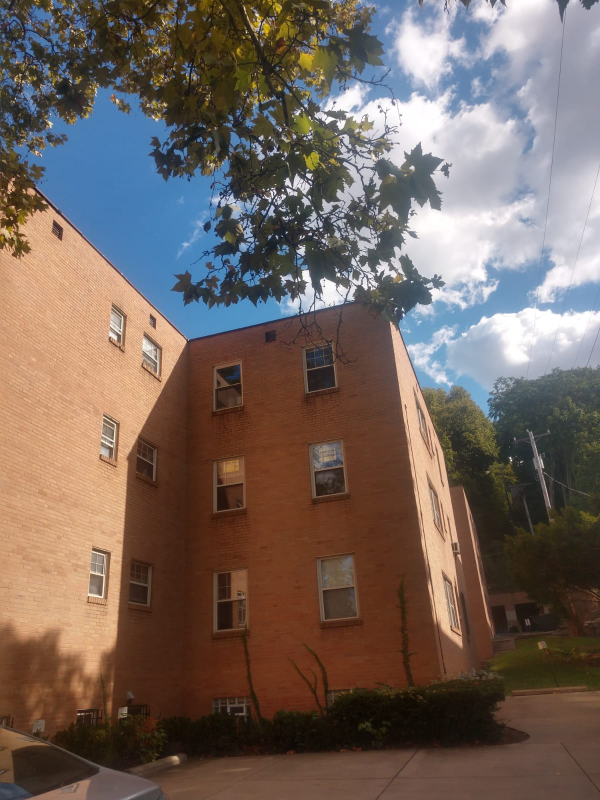
#> input picture HW2/ec/p1left.jpeg, 1200 x 1600 px, given in place of sun_aztvjgubyrgvirup.jpg, which was not available (shown at 1/2 size)
$ python main.py
#> lines starting #> are read from the running program, lines starting #| are printed output that depends on the picture; pictures that were not available may be replaced by others from this repository, and a replacement may not be noted
#> further down, img is the input picture: PIL image 1200x1600 RGB; mean R, G, B 115.6, 100.7, 93.2
### HW1/visual_words.py
import os, multiprocessing
from os.path import join, isfile

import numpy as np
from PIL import Image
import scipy.ndimage
import skimage.color
from sklearn.cluster import KMeans
import random


def extract_filter_responses(opts, img):
    '''
    Extracts the filter responses for the given image.

    [input]
    * opts    : options
    * img    : numpy.ndarray of shape (H,W) or (H,W,3)
    [output]
    * filter_responses: numpy.ndarray of shape (H,W,3F)
    '''

    filter_scales = opts.filter_scales

    if len(img.shape)==2:
        img=np.dstack((img,img,img))


    modified_img=skimage.color.rgb2lab(img)
#> modified_img: shape (1600, 1200, 3) float32; mean of channels 0, 1, 2 43.1, 6.6, 7.6

    r_channel=modified_img[:,:,0]
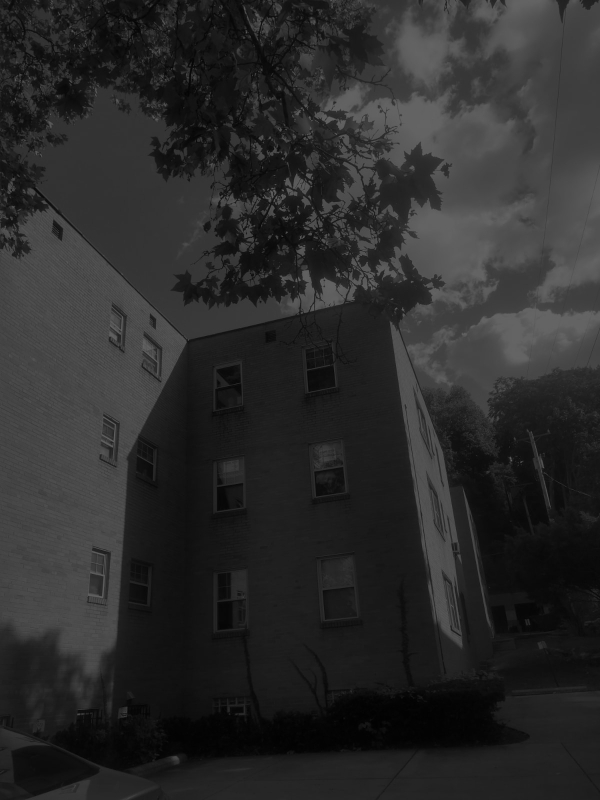
#> r_channel: shape (1600, 1200) float32 (shown at 1/2 size); min 1.51, max 100, mean 43.1
    g_channel=modified_img[:, :,1]
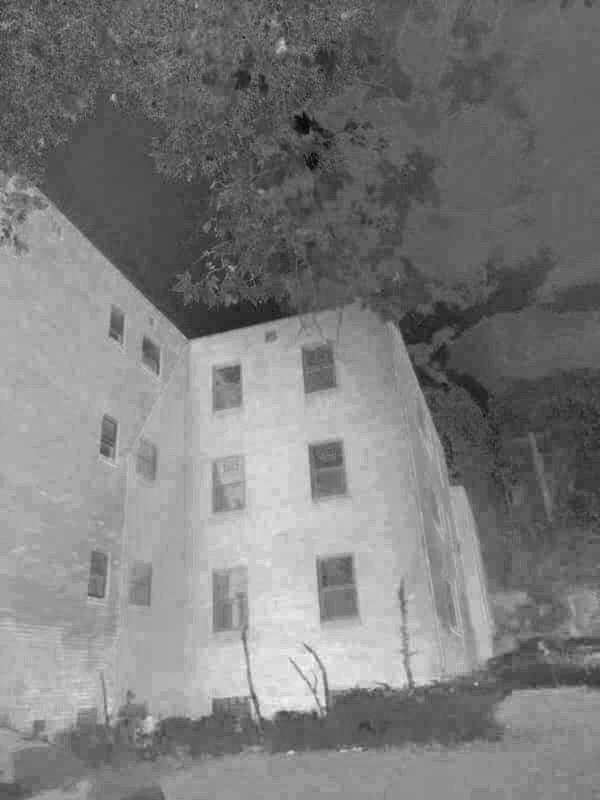
#> g_channel: shape (1600, 1200) float32 (shown at 1/2 size); min -14.27, max 28.33, mean 6.6; drawn with min black and max white
    b_channel=modified_img[:, : ,2]
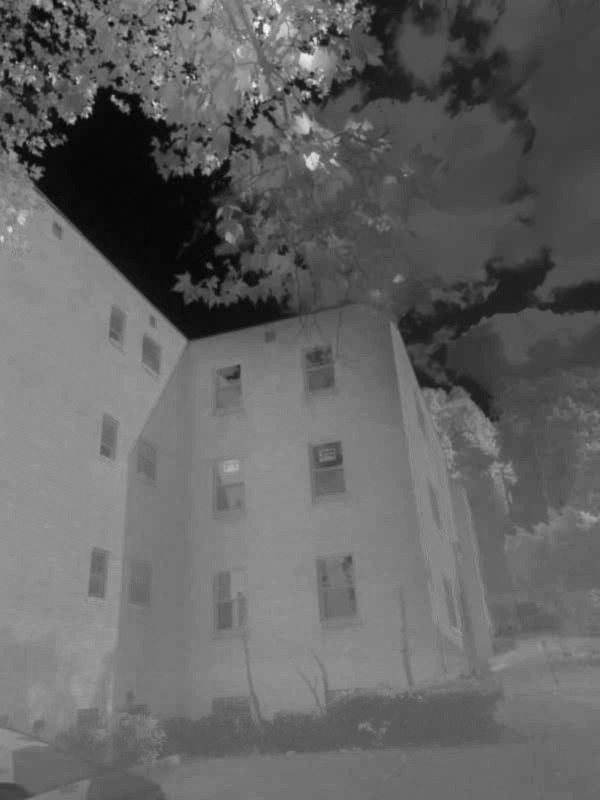
#> b_channel: shape (1600, 1200) float32 (shown at 1/2 size); min -39.22, max 79.54, mean 7.6; drawn with min black and max white


    g=[]
    for i in range(len(filter_scales)):
        modified_r_channel=scipy.ndimage.gaussian_filter(r_channel, filter_scales[i])
        modified_g_channel=scipy.ndimage.gaussian_filter(g_channel, filter_scales[i])
        modified_b_channel=scipy.ndimage.gaussian_filter(b_channel, filter_scales[i])

        modified_r_dog_X=scipy.ndimage.gaussian_filter(r_channel, filter_scales[i],(0,1))
        modified_g_dog_X=scipy.ndimage.gaussian_filter(g_channel, filter_scales[i], (0,1))
        modified_b_dog_X=scipy.ndimage.gaussian_filter(b_channel, filter_scales[i], (0,1))

        modified_r_dog_Y=scipy.ndimage.gaussian_filter(r_channel, filter_scales[i],(1,0))
        modified_g_dog_Y=scipy.ndimage.gaussian_filter(g_channel, filter_scales[i], (1,0))
        modified_b_dog_Y=scipy.ndimage.gaussian_filter(b_channel, filter_scales[i], (1,0))

        modified_r_log=scipy.ndimage.gaussian_laplace(r_channel, filter_scales[i])
        modified_g_log=scipy.ndimage.gaussian_laplace(g_channel, filter_scales[i])
        modified_b_log=scipy.ndimage.gaussian_laplace(b_channel, filter_scales[i])


        a=np.dstack((modified_r_channel, modified_g_channel, modified_b_channel))
        b=np.dstack((modified_r_dog_X, modified_g_dog_X, modified_b_dog_X))
        c=np.dstack((modified_r_dog_Y, modified_g_dog_Y, modified_b_dog_Y))
        d=np.dstack((modified_r_log, modified_g_log, modified_b_log))
        filter_response=np.dstack((a,b,c,d))
        g.append(filter_response)
#> this loop made 3 passes
#> pass 1, in extract_filter_responses, `modified_r_dog_X=scipy.ndimage.gaussian_filter(r_channel, filter_scale..`:
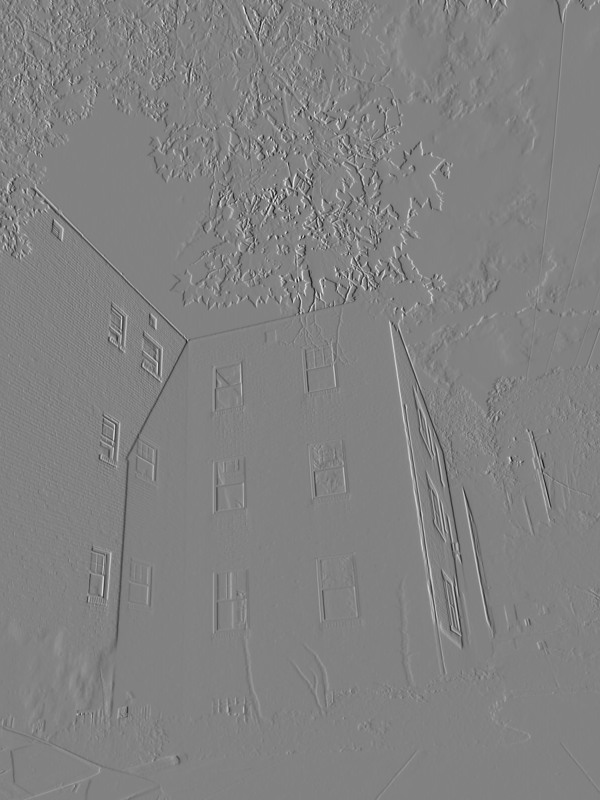
#> modified_r_dog_X: shape (1600, 1200) float32 (shown at 1/2 size); min -24.07, max 23.19, mean 0; drawn with min black and max white
#> after the loop, g = 3 items


    filter_responses=np.dstack(g)

    # ----- TODO -----
    return filter_responses

# [26 lines left out: function compute_dictionary_one_image, not called in this run]

def compute_dictionary(opts, n_worker=1):
    '''
    Creates the dictionary of visual words by clustering using k-means.

    [input]
    * opts         : options
    * n_worker     : number of workers to process in parallel

    [saved]
    * dictionary : numpy.ndarray of shape (K,3F)
    '''

    data_dir = opts.data_dir
    feat_dir = opts.feat_dir
    out_dir = opts.out_dir
    K = opts.K
    train_files = open(join(data_dir, 'train_files.txt')).read().splitlines()

    # ----- TODO -----
    m=[]
    for i in range(len(train_files)):

        img_path = join(opts.data_dir, train_files[i])
        img = Image.open(img_path)
        img = np.array(img).astype(np.float32)/255
        re=compute_dictionary_one_image(opts, img)
        m.append(re)

    m=np.array(m)
    n=m.shape[0]*m.shape[1]
    final_response=m.reshape((n,-1))

    kmeans=KMeans(n_clusters=K).fit(final_response)


    ## example code snippet to save the dictionary
    np.save(join(out_dir, 'dictionary.npy'), kmeans.cluster_centers_)

# [22 lines left out: function get_visual_words, not called in this run]


    # ----- TODO -----


### HW1/util.py
import numpy as np
import matplotlib.pyplot as plt
import multiprocessing

def get_num_CPU():
    '''
    Counts the number of CPUs available in the machine.
    '''
    return multiprocessing.cpu_count()

def display_filter_responses(opts, response_maps):
    '''
    Visualizes the filter response maps.

    [input]
    * response_maps: a numpy.ndarray of shape (H,W,3F)
    '''

    n_scale = len(opts.filter_scales)
    plt.figure(1)

    for i in range(n_scale*4):
        plt.subplot(n_scale, 4, i+1)
        resp = response_maps[:, :, i*3:i*3 + 3]
        resp_min = resp.min(axis=(0,1), keepdims=True)
        resp_max = resp.max(axis=(0,1), keepdims=True)
        resp = (resp - resp_min)/(resp_max - resp_min)
        plt.imshow(resp)
        plt.axis("off")
#> this loop made 12 passes
#> (resp_min, resp_max) on passes 1 to 12: ([[2.02, -13.42, -37.64]], [[100, 26.85, 76.64]]), ([[-24.07, -4.38, -17.55]], [[23.19, 4.51, 16.68]]), ([[-22.64, -5.2, -15.91]], [[22.15, 5.12, 15.85]]), ([[-38.43, -7.12, -19.64]], [[33.75, 5.46, 13.47]]), ([[2.19, -13.03, -36.74]], [[100, 26.34, 74.11]]), ([[-15.04, -3.74, -14.06]], [[15.31, 3.49, 13.47]]), ([[-14.6, -3.91, -13.39]], [[14.23, 3.55, 12.87]]), ([[-17.23, -3.63, -11.12]], [[13.49, 3.6, 8.93]]), ([[2.35, -12.71, -35.95]], [[100, 26.09, 71.93]]), ([[-11.13, -3.24, -10.89]], [[11.15, 2.9, 11.46]]), ([[-10.59, -3.12, -10.98]], [[10.52, 2.95, 11.03]]), ([[-8.96, -1.98, -7.5]], [[7.61, 2.08, 5.59]])
#> pass 1, in display_filter_responses, `resp = response_maps[:, :, i*3:i*3 + 3]`:
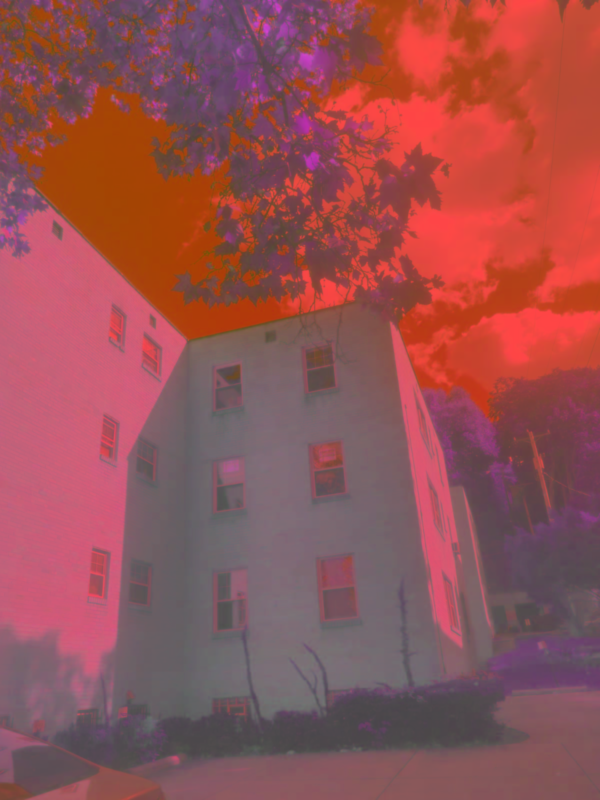
#> resp: shape (1600, 1200, 3) float32 (shown at 1/2 size); mean of channels 0, 1, 2 43.1, 6.6, 7.6; drawn with min black and max white
#> after the loop:
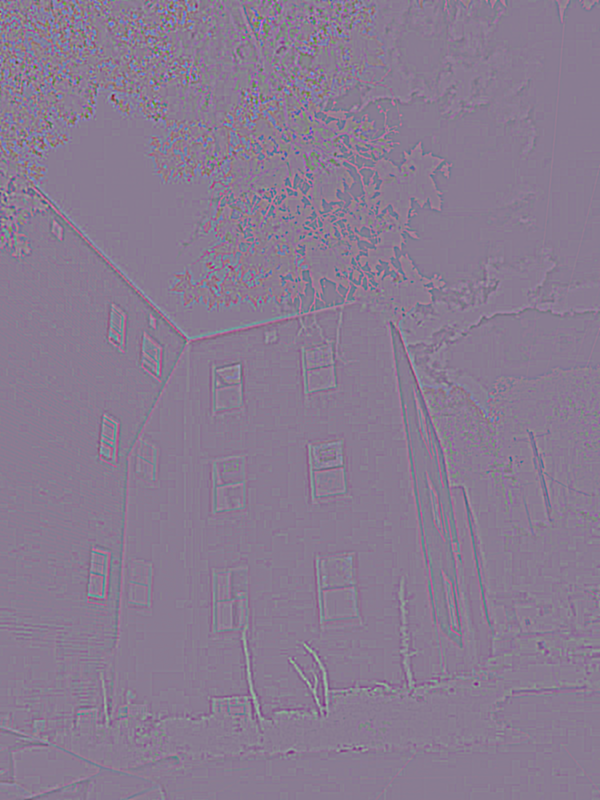
#> resp: shape (1600, 1200, 3) float32 (shown at 1/2 size); mean of channels 0, 1, 2 0.545, 0.49, 0.57; drawn as R, G, B

    plt.subplots_adjust(left=0.05,right=0.95,top=0.95,bottom=0.05,wspace=0.05,hspace=0.05)
    plt.show()
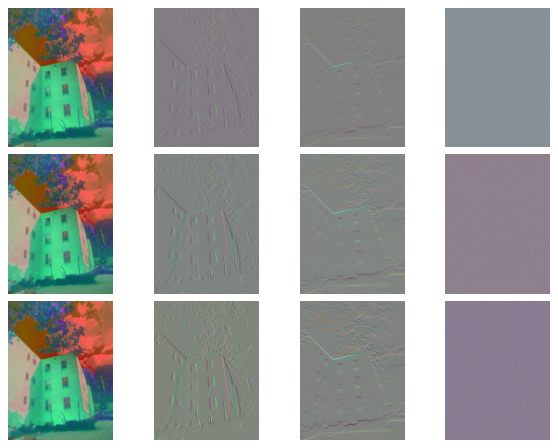
#> figure drawn by matplotlib, 12 panels

# [8 lines left out: function visualize_wordmap, not called in this run]

### HW1/opts.py
'''
Hyperparameters wrapped in argparse
This file contains most of tuanable parameters for this homework
You are asked to play around with them for Q3.1
It is recommended that you leave them as they are before getting to Q3.1

You can change the values by changing their default fields or by command-line
arguments. For example, "python main.py --filter-scales 2 5 --K 50"
'''

import argparse

def get_opts():
    parser = argparse.ArgumentParser(description='16-720 HW1: Scene Recognition')

    ## Paths
    parser.add_argument('--data-dir', type=str, default='../data',
                        help='data folder')
    parser.add_argument('--feat-dir', type=str, default='../feat',
                        help='feature folder')
    parser.add_argument('--out-dir', type=str, default='.',
                        help='output folder')

    ## Visual words (requires tuning)
    parser.add_argument('--filter-scales', nargs='+', type=float,
                        default=[1, 1.5, 2],
                        help='a list of scales for all the filters')
    parser.add_argument('--K', type=int, default=10,
                        help='# of words')
    parser.add_argument('--alpha', type=int, default=25,
                        help='Using only a subset of alpha pixels in each image')

    ## Recognition system (requires tuning)
    parser.add_argument('--L', type=int, default=1,
                        help='# of layers in spatial pyramid matching (SPM)')

    ## Additional options (add your own hyperparameters here)

    ##
    opts = parser.parse_args()
    return opts

### HW1/main.py
from os.path import join

import numpy as np
from PIL import Image
import matplotlib.pyplot as plt

import util
import visual_words
import visual_recog
from opts import get_opts


opts = get_opts()

    ## Q1.1
img_path = join(opts.data_dir, 'aquarium/sun_aztvjgubyrgvirup.jpg')
img = Image.open(img_path)
img = np.array(img).astype(np.float32)/255
filter_responses = visual_words.extract_filter_responses(opts, img)
util.display_filter_responses(opts, filter_responses)


    ## Q1.2
n_cpu = util.get_num_CPU()
visual_words.compute_dictionary(opts, n_worker=n_cpu)
#> (the run stopped early here; a loop or call above may not have finished)

$ run again, on HW2/ec/p1right.jpeg
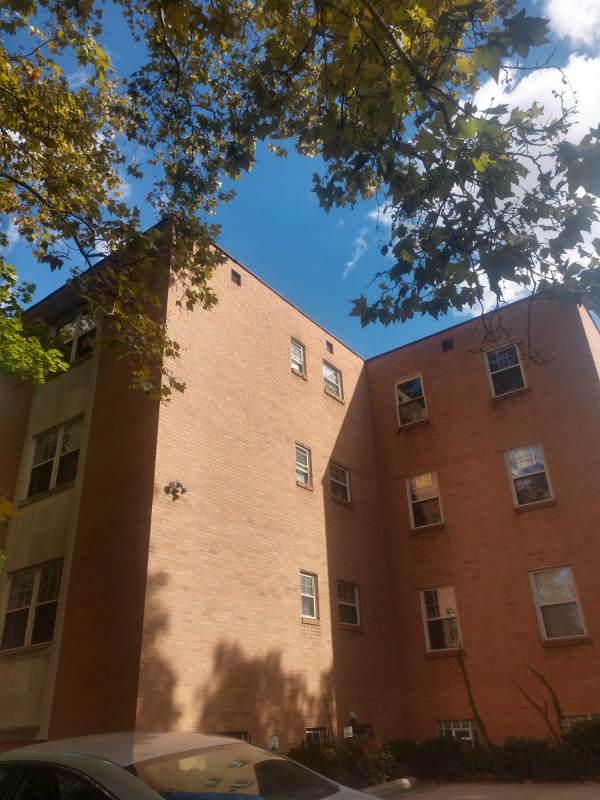
#> input picture HW2/ec/p1right.jpeg, 1200 x 1600 px, given in place of sun_aztvjgubyrgvirup.jpg, which was not available (shown at 1/2 size)
#> img is the input picture: PIL image 1200x1600 RGB; mean R, G, B 101.9, 88.4, 77.6
#> img: shape (1600, 1200, 3) float32
#> modified_img: shape (1600, 1200, 3) float32; mean of channels 0, 1, 2 38, 5.9, 9.2
#> the loop in extract_filter_responses, `for i in range(len(filter_scales)):` made 3 passes
#> pass 1, in extract_filter_responses, `modified_r_dog_X=scipy.ndimage.gaussian_filter(r_channel, filter_scale..`:
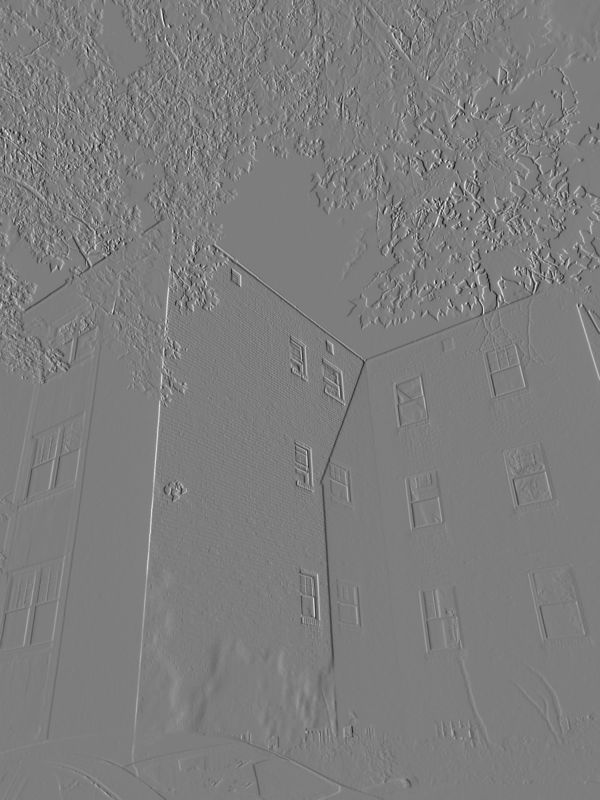
#> modified_r_dog_X: shape (1600, 1200) float32 (shown at 1/2 size); min -22.77, max 23.53, mean 0; drawn with min black and max white
#> after the loop in extract_filter_responses, `for i in range(len(filter_scales)):`: g = 3 items
#> the loop in display_filter_responses, `for i in range(n_scale*4):` made 12 passes
#> (resp_min, resp_max) on passes 1 to 8: ([[1.36, -18.68, -38.35]], [[100, 34.64, 73.37]]), ([[-22.77, -7.01, -18.98]], [[23.53, 5.04, 23.24]]), ([[-25.64, -7.6, -17.81]], [[22.31, 5.58, 19.84]]), ([[-38.84, -7.91, -16.34]], [[30.03, 6.03, 17.86]]), ([[1.53, -17.36, -37.64]], [[100, 32.13, 71.3]]), ([[-15.02, -5.81, -16.22]], [[15.37, 3.42, 16.38]]), ([[-16.56, -5.6, -15.35]], [[15.07, 4.38, 16.03]]), ([[-17.97, -3.64, -11.47]], [[14.27, 2.96, 9.16]])
#> after the loop in display_filter_responses, `for i in range(n_scale*4):`:
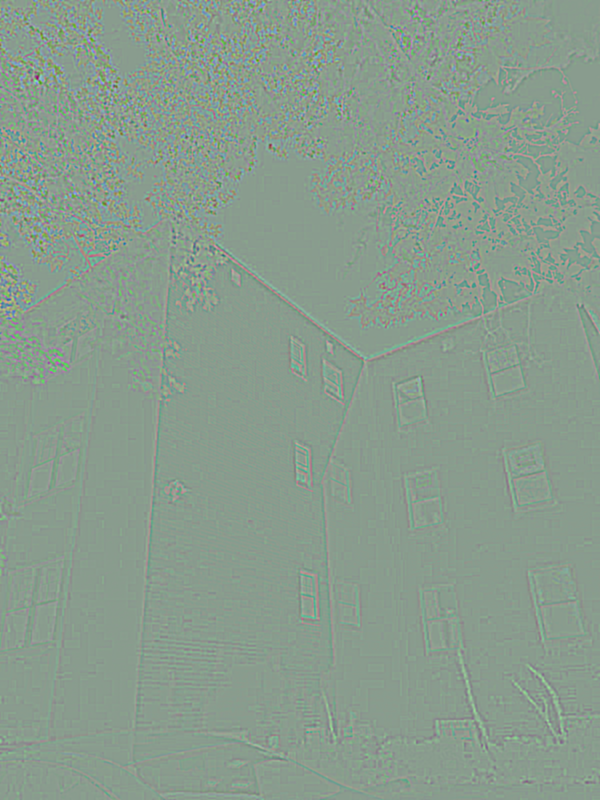
#> resp: shape (1600, 1200, 3) float32 (shown at 1/2 size); mean of channels 0, 1, 2 0.544, 0.617, 0.559; drawn as R, G, B
